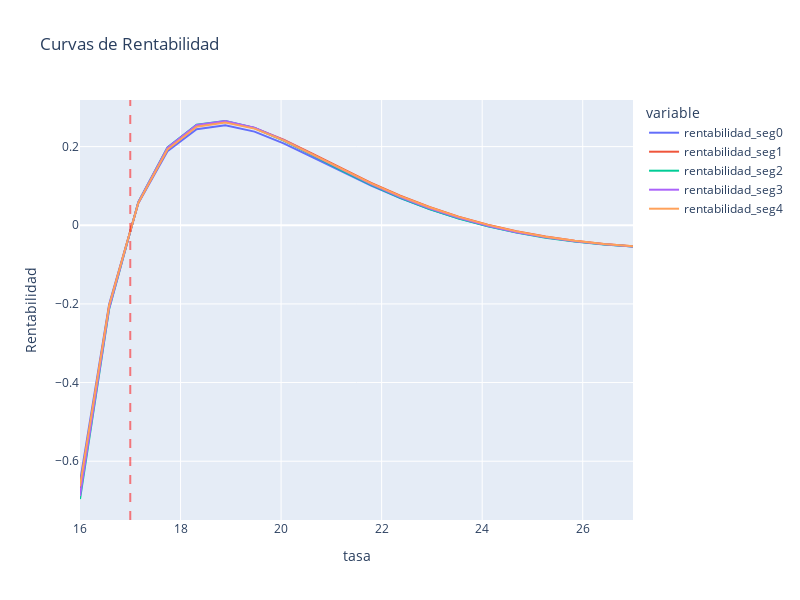

Here is the notebook cell this chart was saved with:
### Code cell
# Graficamos las curvas de Precio-Rentabilidad
fig = px.line(df_elasticidad, x='irr', y=['rentabilidad_seg0',
                                             'rentabilidad_seg1',
                                             'rentabilidad_seg2',
                                             'rentabilidad_seg3',
                                             'rentabilidad_seg4',
                                             ],
              labels={'irr':'tasa', 'value':'Rentabilidad'},
              title='Curvas de Rentabilidad',
              width=800, height=600)

# Agregamos la línea de restricción: Costo
fig.add_vline(x=float(df_elasticidad['costo'].mean()), line_width=2, line_dash="dash",
                             line_color="red", opacity=0.5)

fig.show()

### Figure 1 — Plotly figure (JSON) as saved in the notebook; plotly's stock layout.template omitted (floating-point values rounded to 4 significant figures)
{"data": [{"hovertemplate": "variable=rentabilidad_seg0<br>tasa=%{x}<br>Rentabilidad=%{y}<extra></extra>", "legendgroup": "rentabilidad_seg0", "line": {"color": "#636efa", "dash": "solid"}, "marker": {"symbol": "circle"}, "mode": "lines", "name": "rentabilidad_seg0", "orientation": "v", "showlegend": true, "type": "scatter", "x": [16, 16.58, 17.16, 17.74, 18.32, 18.89, 19.47, 20.05, 20.63, 21.21, 21.79, 22.37, 22.95, 23.53, 24.11, 24.68, 25.26, 25.84, 26.42, 27], "xaxis": "x", "y": [-0.6529, -0.2006, 0.05584, 0.1884, 0.2442, 0.2542, 0.2381, 0.2082, 0.1724, 0.1357, 0.1007, 0.06905, 0.04129, 0.01762, -0.002096, -0.01793, -0.03081, -0.04085, -0.04843, -0.05396], "yaxis": "y"}, {"hovertemplate": "variable=rentabilidad_seg1<br>tasa=%{x}<br>Rentabilidad=%{y}<extra></extra>", "legendgroup": "rentabilidad_seg1", "line": {"color": "#EF553B", "dash": "solid"}, "marker": {"symbol": "circle"}, "mode": "lines", "name": "rentabilidad_seg1", "orientation": "v", "showlegend": true, "type": "scatter", "x": [16, 16.58, 17.16, 17.74, 18.32, 18.89, 19.47, 20.05, 20.63, 21.21, 21.79, 22.37, 22.95, 23.53, 24.11, 24.68, 25.26, 25.84, 26.42, 27], "xaxis": "x", "y": [-0.6682, -0.2057, 0.05741, 0.1942, 0.2524, 0.2635, 0.2477, 0.2176, 0.1812, 0.1437, 0.1078, 0.07513, 0.04644, 0.0219, 0.001367, -0.01519, -0.02873, -0.03933, -0.04742, -0.05338], "yaxis": "y"}, {"hovertemplate": "variable=rentabilidad_seg2<br>tasa=%{x}<br>Rentabilidad=%{y}<extra></extra>", "legendgroup": "rentabilidad_seg2", "line": {"color": "#00cc96", "dash": "solid"}, "marker": {"symbol": "circle"}, "mode": "lines", "name": "rentabilidad_seg2", "orientation": "v", "showlegend": true, "type": "scatter", "x": [16, 16.58, 17.16, 17.74, 18.32, 18.89, 19.47, 20.05, 20.63, 21.21, 21.79, 22.37, 22.95, 23.53, 24.11, 24.68, 25.26, 25.84, 26.42, 27], "xaxis": "x", "y": [-0.6961, -0.2129, 0.05901, 0.1982, 0.2559, 0.2651, 0.2472, 0.2152, 0.1775, 0.139, 0.1026, 0.06983, 0.04132, 0.01717, -0.002824, -0.01876, -0.03162, -0.04155, -0.04897, -0.05428], "yaxis": "y"}, {"hovertemplate": "variable=rentabilidad_seg3<br>tasa=%{x}<br>Rentabilidad=%{y}<extra></extra>", "legendgroup": "rentabilidad_seg3", "line": {"color": "#ab63fa", "dash": "solid"}, "marker": {"symbol": "circle"}, "mode": "lines", "name": "rentabilidad_seg3", "orientation": "v", "showlegend": true, "type": "scatter", "x": [16, 16.58, 17.16, 17.74, 18.32, 18.89, 19.47, 20.05, 20.63, 21.21, 21.79, 22.37, 22.95, 23.53, 24.11, 24.68, 25.26, 25.84, 26.42, 27], "xaxis": "x", "y": [-0.6885, -0.211, 0.0586, 0.1973, 0.2552, 0.265, 0.2478, 0.2163, 0.1789, 0.1407, 0.1044, 0.07162, 0.04301, 0.01871, -0.001481, -0.01763, -0.03072, -0.04087, -0.0485, -0.05402], "yaxis": "y"}, {"hovertemplate": "variable=rentabilidad_seg4<br>tasa=%{x}<br>Rentabilidad=%{y}<extra></extra>", "legendgroup": "rentabilidad_seg4", "line": {"color": "#FFA15A", "dash": "solid"}, "marker": {"symbol": "circle"}, "mode": "lines", "name": "rentabilidad_seg4", "orientation": "v", "showlegend": true, "type": "scatter", "x": [16, 16.58, 17.16, 17.74, 18.32, 18.89, 19.47, 20.05, 20.63, 21.21, 21.79, 22.37, 22.95, 23.53, 24.11, 24.68, 25.26, 25.84, 26.42, 27], "xaxis": "x", "y": [-0.6636, -0.2043, 0.05701, 0.1928, 0.2506, 0.2615, 0.2458, 0.2158, 0.1797, 0.1423, 0.1066, 0.0742, 0.0457, 0.0213, 0.0009068, -0.01554, -0.02898, -0.03951, -0.04754, -0.05344], "yaxis": "y"}], "layout": {"height": 600, "legend": {"title": {"text": "variable"}, "tracegroupgap": 0}, "shapes": [{"line": {"color": "red", "dash": "dash", "width": 2}, "opacity": 0.5, "type": "line", "x0": 17, "x1": 17, "xref": "x", "y0": 0, "y1": 1, "yref": "y domain"}], "title": {"text": "Curvas de Rentabilidad"}, "width": 800, "xaxis": {"anchor": "y", "domain": [0, 1], "title": {"text": "tasa"}}, "yaxis": {"anchor": "x", "domain": [0, 1], "title": {"text": "Rentabilidad"}}}}
